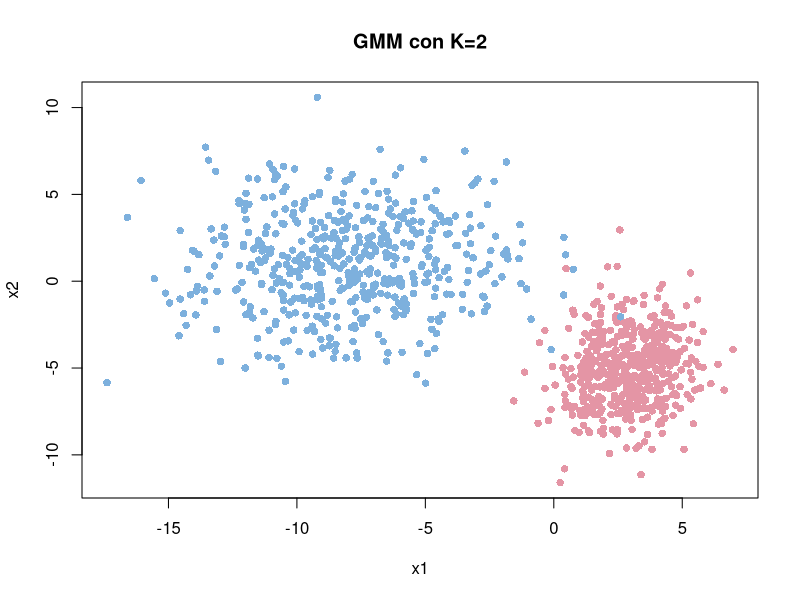

Generate this figure with R: (Note: this script raises an error after producing the figure.)
library(MASS)
library(ggplot2)
library(mclust)
set.seed(2022)

Sigma_1<-matrix(c(2,0.5,0.5,4),2,2)
#matrix(c(2,0.5,0.5,4),2,2)
Sigma_1
Sigma_2<-matrix(c(10,0.15,0.15,7),2,2)
Sigma_2
mu_1<-c(3,-5)
n<-500
mu_1
mu_2<-c(-8,1)
mu_2

comp_1<-as.data.frame(mvrnorm(n,mu=mu_1,Sigma = Sigma_1))
comp_1<-cbind(comp_1,componente=factor(rep(1,n)))
names(comp_1)<-c("x1","x2","Componente")
comp_2<-as.data.frame(mvrnorm(n,mu=mu_2,Sigma = Sigma_2))
comp_2<-cbind(comp_2,componente=factor(rep(2,n)))
names(comp_2)<-c("x1","x2","Componente")
muestrax<-rbind(comp_1,comp_2)
datos<-as.data.frame(muestrax)
names(datos)<-c("x1","x2","Componente")

color<-c("#E495A5","#7DB0DD")

confelli <- function(b, C, df, level = 0.95, xlab = "",
                     ylab = "", add=T, prec=51)
{
  d <- sqrt(diag(C))
  dfvec <- c(2, df)
  phase <- acos(C[1, 2]/(d[1] * d[2]))
  angles <- seq( - (pi), pi, len = prec)
  mult <- sqrt(dfvec[1] * qf(level, dfvec[1], dfvec[2]))
  xpts <- b[1] + d[1] * mult * cos(angles)
  ypts <- b[2] + d[2] * mult * cos(angles + phase)
  if(add) lines(xpts, ypts,col=color1)
  else plot(xpts, ypts, type = "l", xlab = xlab, ylab = ylab)
  a<-round(runif(1,1,51))
  #text(xpts[a], ypts[a],paste(level),adj=c(0.5,0.5),font=2,cex=0.7)
}
niveles<-c(0,0.1,0.2,0.3,0.4,0.5,0.6,0.7,0.9)
plot(datos$x1,datos$x2,pch=16,col=color[datos$Componente],xlab = "x1",ylab="x2")
title("GMM con K=2")
for (i in 1:9){
  confelli(mu_1,Sigma_1,df=n-2,level = 0.95-niveles[i],color1 ="red" )
  confelli(mu_2,Sigma_2,df=n-2,level = 0.95-niveles[i],color1 = "blue")
}

#Implementacion del modelos de mezclas
indices<-sample(1:nrow(datos),size = floor(0.8*nrow(datos)))
mezcla<-Mclust(datos[indices,-3],G=2)

table(datos[indices,]$Componente,mezcla$classification)

prediccion<-predict.Mclust(mezcla,newdata = datos[-indices,-3])
table(datos[-indices,]$Componente,prediccion$classification)
  
Pesos<-mezcla$parameters$pro
Medias<-mezcla$parameters$mean
MatricesCov<-mezcla$parameters$variance$sigma

c1_mx<-Medias[1,1]
c1_my<-Medias[2,1]
c1_s2x<-MatricesCov[1,1,1]
c1_s2y<-MatricesCov[2,2,1]
c1_corxy<-MatricesCov[2,1,1]
c1_peso<-Pesos[1]


c2_mx<-Medias[1,2]
c2_my<-Medias[2,2]
c2_s2x<-MatricesCov[1,1,2]
c2_s2y<-MatricesCov[2,2,2]
c2_corxy<-MatricesCov[2,1,2]
c2_peso<-Pesos[2]

x<-seq(-5,5,length=0.01)
y<-x

MezclaGaussiana<-function(x,y){
  c1_peso*(1/(2*pi*sqrt(c1_s2x*c1_s2y*(1-c1_corxy))))*
    exp(-1/(2*(1-c1_corxy^2))*
          ((x-c1_mx)^2/c1_s2x+
             (y-c1_my)^2/c1_s2y -
             2*c1_corxy*((x-c1_mx)*(y-c1_my))/
             (sqrt(c1_s2x)*sqrt(c1_s2y))
          )
    )
  +
    c2_peso*(1/(2*pi*sqrt(c2_s2x*c2_s2y*(1-c2_corxy))))*
    exp(-1/(2*(1-c2_corxy^2))*
          ((x-c2_mx)^2/c2_s2x+
             (y-c2_my)^2/c2_s2y -
             2*c2_corxy*((x-c2_mx)*(y-c2_my))/
             (sqrt(c2_s2x)*sqrt(c2_s2y))
          )
    )
}
z<-MezclaGaussiana(x,y)

persp(x,y,z,theta=100,phi=20,
      expand=0.5,col=rainbow(1),
      ltheta=120,shad=0.75,
      ticktype="detailed",
      xlab="x",ylab="y",zlab="z")
title(sub="Función de densidad de probabilidad")
title(main="Distribución Normal Bivariada")
